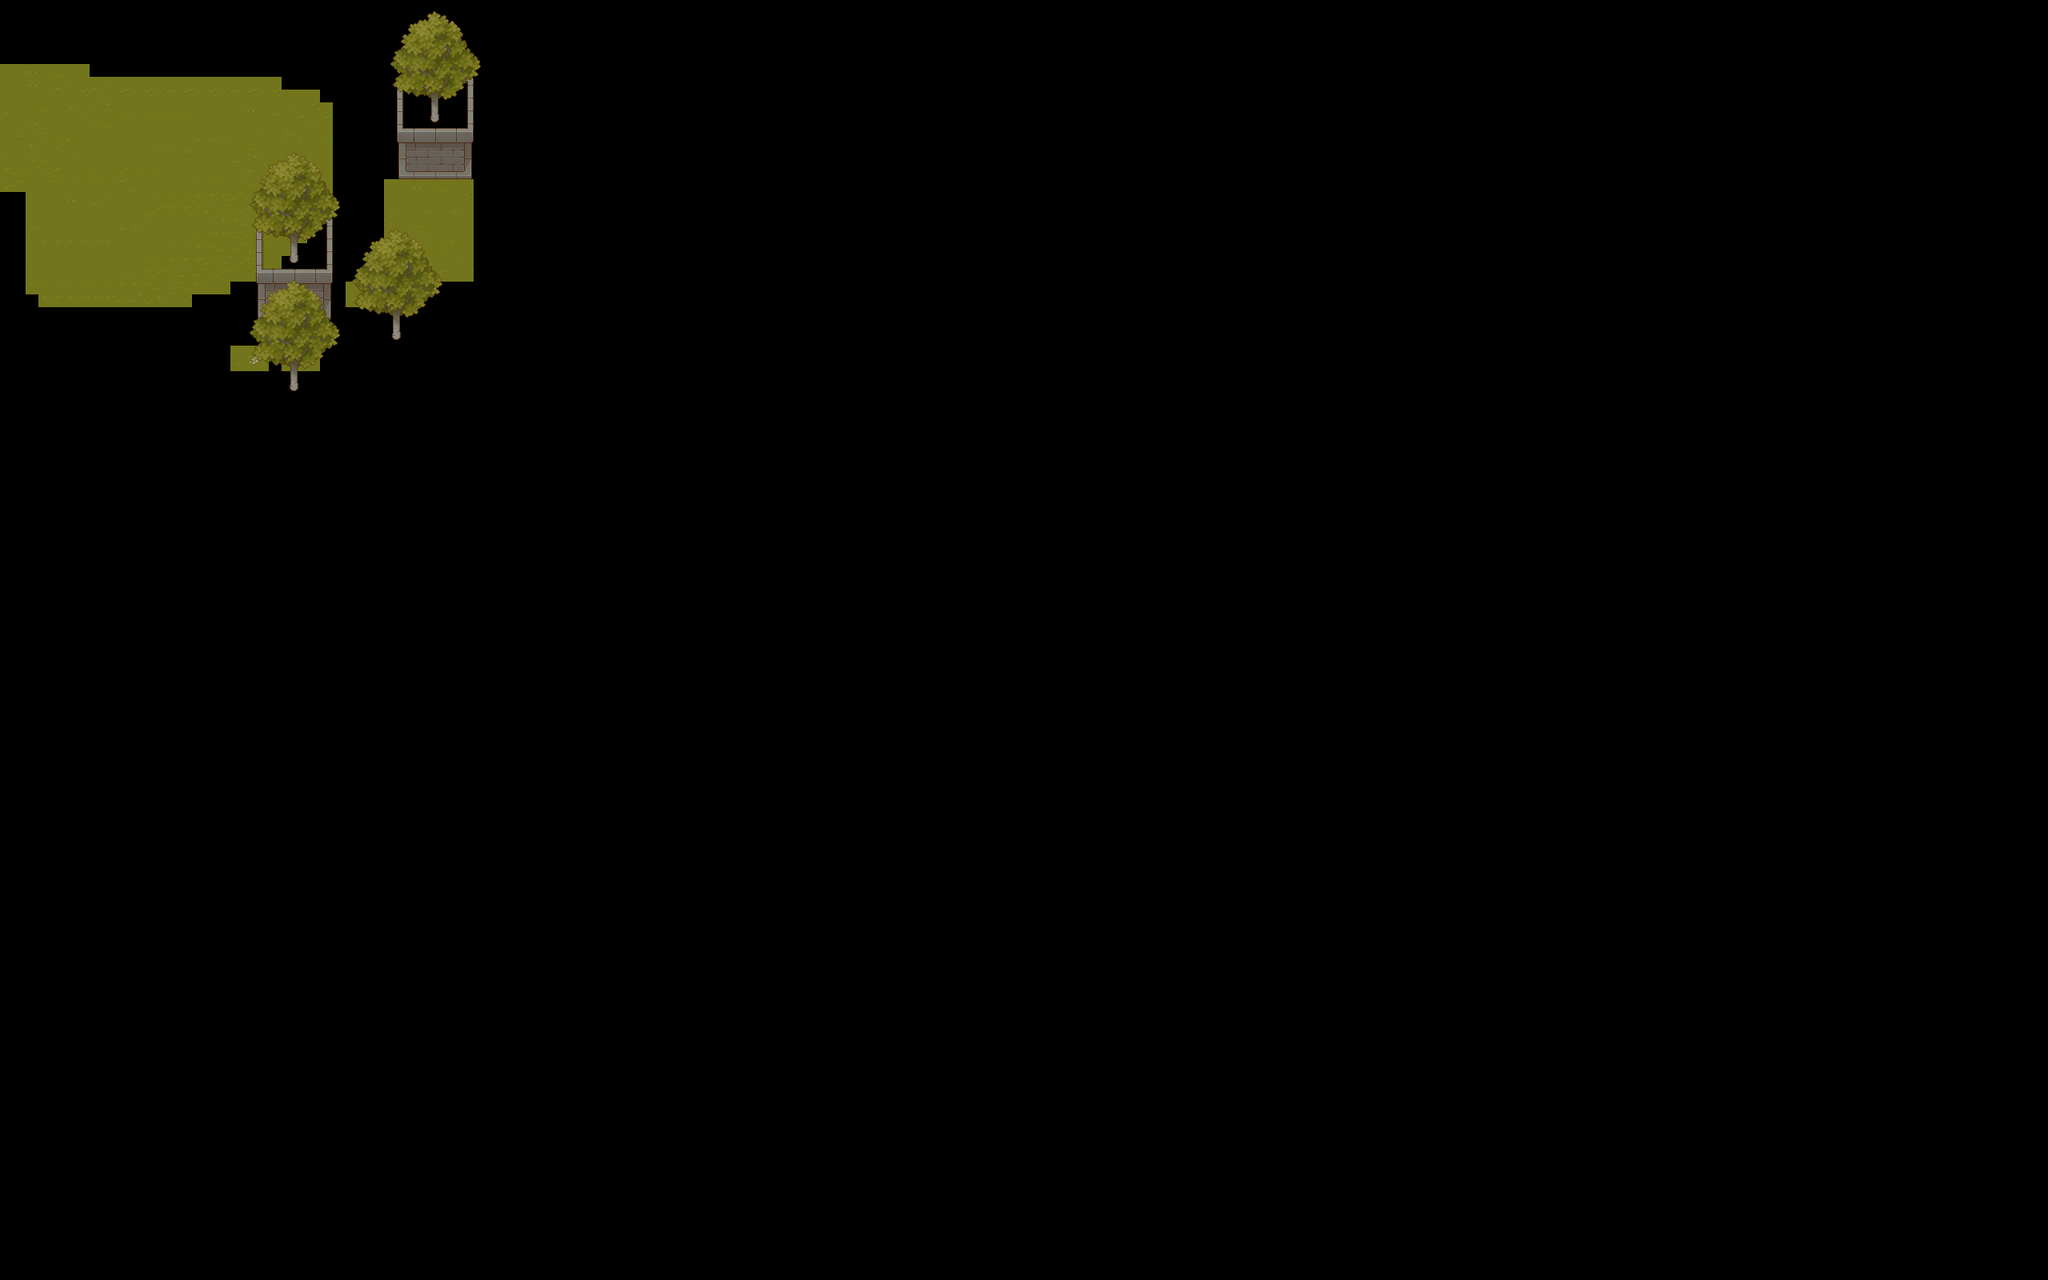

The image is a tile-based game level rendered from a .tmx file. Its description and source (layers, tilesets, objects; grid data summarised) follow:
An orthogonal 160x100 tile map with 16x16 px tiles, 3 tile layers (ground, walls, props), 3 tilesets and 1 object.

<map version="1.10" tiledversion="1.11.1" orientation="orthogonal" renderorder="right-down" width="160" height="100" tilewidth="16" tileheight="16" infinite="0" nextlayerid="5" nextobjectid="2">
 <editorsettings>
  <export target="newTest..tmj" format="json" />
 </editorsettings>
 <tileset firstgid="1" name="walls" tilewidth="16" tileheight="16" tilecount="1024" columns="32">
  <image source="TX_tileset_wall.png" width="512" height="512" />
  <wangsets>
   <wangset name="Unnamed Set" type="corner" tile="-1">
    <wangcolor name="walls" color="#ff0000" tile="-1" probability="1" />
    <wangtile tileid="66" wangid="0,1,0,0,0,1,0,1" />
    <wangtile tileid="67" wangid="0,1,0,0,0,0,0,1" />
    <wangtile tileid="68" wangid="0,1,0,0,0,0,0,1" />
    <wangtile tileid="69" wangid="0,1,0,0,0,0,0,1" />
    <wangtile tileid="70" wangid="0,1,0,0,0,0,0,1" />
    <wangtile tileid="71" wangid="0,1,0,1,0,0,0,1" />
    <wangtile tileid="98" wangid="0,0,0,0,0,1,0,1" />
    <wangtile tileid="103" wangid="0,1,0,1,0,0,0,0" />
    <wangtile tileid="130" wangid="0,0,0,0,0,1,0,1" />
    <wangtile tileid="135" wangid="0,1,0,1,0,0,0,0" />
    <wangtile tileid="162" wangid="0,0,0,0,0,1,0,1" />
    <wangtile tileid="167" wangid="0,1,0,1,0,0,0,0" />
    <wangtile tileid="194" wangid="0,0,0,0,0,1,0,1" />
    <wangtile tileid="199" wangid="0,1,0,1,0,0,0,0" />
    <wangtile tileid="226" wangid="0,0,0,0,0,1,0,1" />
    <wangtile tileid="231" wangid="0,1,0,1,0,0,0,0" />
    <wangtile tileid="258" wangid="0,0,0,0,0,1,0,1" />
    <wangtile tileid="263" wangid="0,1,0,1,0,0,0,0" />
    <wangtile tileid="290" wangid="0,0,0,1,0,1,0,1" />
    <wangtile tileid="291" wangid="0,0,0,1,0,1,0,0" />
    <wangtile tileid="292" wangid="0,0,0,1,0,1,0,0" />
    <wangtile tileid="293" wangid="0,0,0,1,0,1,0,0" />
    <wangtile tileid="294" wangid="0,0,0,1,0,1,0,0" />
    <wangtile tileid="295" wangid="0,1,0,1,0,1,0,0" />
   </wangset>
   <wangset name="Unnamed Set" type="corner" tile="-1">
    <wangcolor name="" color="#ff0000" tile="-1" probability="1" />
   </wangset>
  </wangsets>
 </tileset>
 <tileset firstgid="1025" name="grass" tilewidth="16" tileheight="16" tilecount="256" columns="16">
  <image source="TX_tileset_grass.png" width="256" height="256" />
 </tileset>
 <tileset firstgid="1281" name="plants" tilewidth="16" tileheight="16" tilecount="1024" columns="32">
  <image source="TX_plant.png" width="512" height="512" />
 </tileset>
 <layer id="1" name="ground" width="160" height="100">
  <data>[16000 cells, 434 non-empty, 62 distinct tile ids]</data>
 </layer>
 <objectgroup id="3" name="object">
  <object id="1" x="182" y="242">
   <properties>
    <property name="name" value="player" />
    <property name="teamCode" value="Ally" />
   </properties>
   <point />
  </object>
 </objectgroup>
 <layer id="2" name="walls" width="160" height="100">
  <data>[16000 cells, 168 non-empty, 112 distinct tile ids]</data>
 </layer>
 <layer id="4" name="props" width="160" height="100">
  <data>[16000 cells, 344 non-empty, 88 distinct tile ids]</data>
 </layer>
</map>
